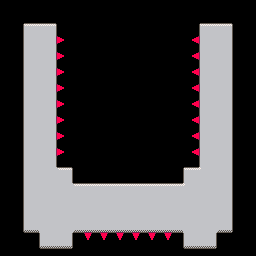

A level layout from a 2D game, rendered from its tile map. Below: a short description, then the map file with its tile-grid data intact:
An orthogonal 16x16 tile map with 16x16 px tiles, 2 tile layers (Walls, Spikes).

<map version="1.0" orientation="orthogonal" renderorder="left-up" width="16" height="16" tilewidth="16" tileheight="16" backgroundcolor="#000000" nextobjectid="1">
 <tileset firstgid="1" name="Main Tiles" tilewidth="16" tileheight="16" tilecount="1024" columns="32">
  <image source="../Spritesheets/tileset.png" width="512" height="512" />
  <terraintypes>
   <terrain name="Plain Wall" tile="33" />
   <terrain name="Light BG" tile="129" />
  </terraintypes>
  <tile id="0" terrain=",,,0" />
  <tile id="1" terrain=",,0,0" />
  <tile id="2" terrain=",,0," />
  <tile id="3" terrain=",0,0,0" />
  <tile id="4" terrain="0,,0,0" />
  <tile id="32" terrain=",0,,0" />
  <tile id="33" terrain="0,0,0,0" />
  <tile id="34" terrain="0,,0," />
  <tile id="35" terrain="0,0,,0" />
  <tile id="36" terrain="0,0,0," />
  <tile id="64" terrain=",0,," />
  <tile id="65" terrain="0,0,," />
  <tile id="66" terrain="0,,," />
  <tile id="96" terrain=",,,1" />
  <tile id="97" terrain=",,1,1" />
  <tile id="98" terrain=",,1," />
  <tile id="99" terrain=",1,1,1" />
  <tile id="100" terrain="1,,1,1" />
  <tile id="128" terrain=",1,,1" />
  <tile id="129" terrain="1,1,1,1" />
  <tile id="130" terrain="1,,1," />
  <tile id="131" terrain="1,1,,1" />
  <tile id="132" terrain="1,1,1," />
  <tile id="160" terrain=",1,," />
  <tile id="161" terrain="1,1,," />
  <tile id="162" terrain="1,,," />
 </tileset>
 <layer name="Walls" width="16" height="16">
  <data encoding="csv">
0,0,0,0,0,0,0,0,0,0,0,0,0,0,0,0,
0,1,2,3,0,0,0,0,0,0,0,0,1,2,3,0,
0,33,34,35,0,0,0,0,0,0,0,0,33,34,35,0,
0,33,34,35,0,0,0,0,0,0,0,0,33,34,35,0,
0,33,34,35,0,0,0,0,0,0,0,0,33,34,35,0,
0,33,34,35,0,0,0,0,0,0,0,0,33,34,35,0,
0,33,34,35,0,0,0,0,0,0,0,0,33,34,35,0,
0,33,34,35,0,0,0,0,0,0,0,0,33,34,35,0,
0,33,34,35,0,0,0,0,0,0,0,0,33,34,35,0,
0,33,34,35,0,0,0,0,0,0,0,0,33,34,35,0,
0,33,34,5,3,0,0,0,0,0,0,1,4,34,35,0,
0,33,34,34,5,2,2,2,2,2,2,4,34,34,35,0,
0,33,34,34,34,34,34,34,34,34,34,34,34,34,35,0,
0,33,34,34,34,34,34,34,34,34,34,34,34,34,35,0,
0,65,36,34,37,66,66,66,66,66,66,36,34,37,67,0,
0,0,65,66,67,0,0,0,0,0,0,65,66,67,0,0
</data>
 </layer>
 <layer name="Spikes" width="16" height="16">
  <data encoding="csv">
0,0,0,0,0,0,0,0,0,0,0,0,0,0,0,0,
0,0,0,0,0,0,0,0,0,0,0,0,0,0,0,0,
0,0,0,2684354817,0,0,0,0,0,0,0,0,1610612993,0,0,0,
0,0,0,2684354817,0,0,0,0,0,0,0,0,1610612993,0,0,0,
0,0,0,2684354817,0,0,0,0,0,0,0,0,1610612993,0,0,0,
0,0,0,2684354817,0,0,0,0,0,0,0,0,1610612993,0,0,0,
0,0,0,2684354817,0,0,0,0,0,0,0,0,1610612993,0,0,0,
0,0,0,2684354817,0,0,0,0,0,0,0,0,1610612993,0,0,0,
0,0,0,2684354817,0,0,0,0,0,0,0,0,1610612993,0,0,0,
0,0,0,2684354817,0,0,0,0,0,0,0,0,1610612993,0,0,0,
0,0,0,0,0,0,0,0,0,0,0,0,0,0,0,0,
0,0,0,0,0,0,0,0,0,0,0,0,0,0,0,0,
0,0,0,0,0,0,0,0,0,0,0,0,0,0,0,0,
0,0,0,0,0,0,0,0,0,0,0,0,0,0,0,0,
0,0,0,0,0,3221225729,3221225729,3221225729,3221225729,3221225729,3221225729,0,0,0,0,0,
0,0,0,0,0,0,0,0,0,0,0,0,0,0,0,0
</data>
 </layer>
</map>
